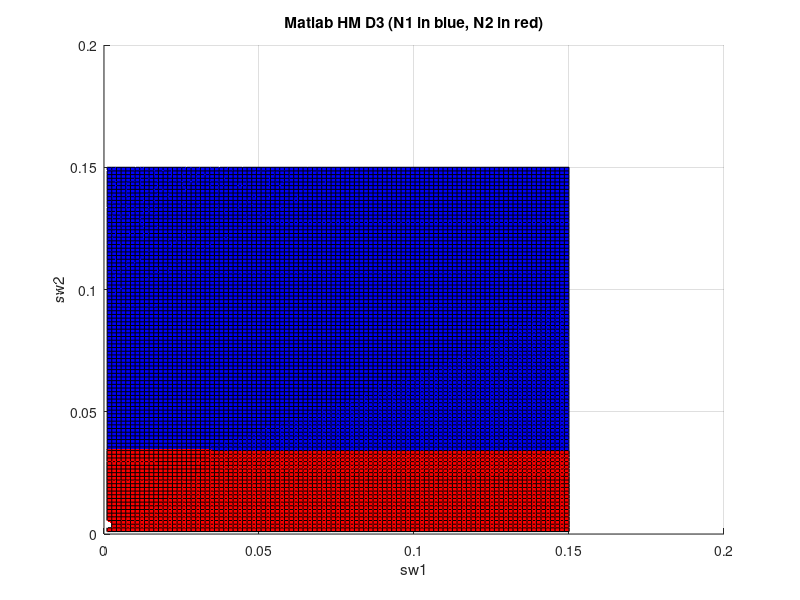

Reproduce this figure in MATLAB.
function plot_matlab_hmD3()    
    sw1 = linspace(0.001, 0.15, 100);
    sw2 = linspace(0.001, 0.15, 100);
    
    N1_ans = dlmread('matlab_hmD3_N1.txt');
    N2_ans = dlmread('matlab_hmD3_N2.txt');    

    
    figure;
    hold on;
    grid on;
    h1 = surf(sw1, sw2, N1_ans, 'FaceColor', 'blue');
    h2 = surf(sw1, sw2, N2_ans, 'FaceColor', 'red');
    title('Matlab HM D3 (N1 in blue, N2 in red)');
    
    set (gca (), "zlim", [-50, 250]);

    xlabel('sw1');
    ylabel('sw2');
    
    
    saveas(gcf, 'fig_matlab_hmD3.jpg');
    
    
end
